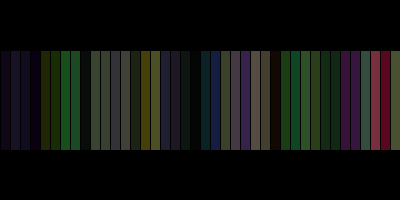
Frame 1 (no input)
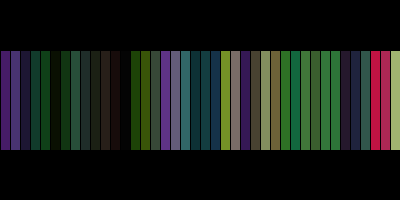
Frame 60 (the mouse pressed at the canvas centre just before this capture)
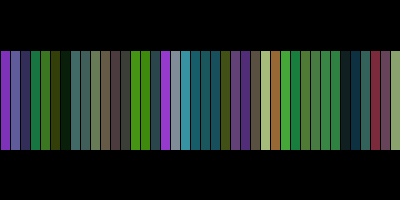
Frame 120 (the mouse held since frame 60 and released just before this capture)

The Processing sketch that drew these frames (run headless with seeded random() and noise(); from frame 60 on, the mouse is pressed at the canvas centre):

// Processing sketch: processing_123391
// ── processing_123391.pde

Rectangle[] rects; 

void setup() {
  size(400,200);
  rects = new Rectangle[100];
  for(int i = 0; i < 100; i++) {
    rects[i] = new Rectangle(i*10, 50);
  }
  smooth();
}

void draw() {
  background(0);  
  for(int i = 0; i < 100; i++) {
    rects[i].glow();
    rects[i].render();
  }
}

class Rectangle{
  
  float x,y;
  float alpha;
  float alphaChange;
  color c;
  
  Rectangle(float nx, float ny){
    x = nx;
    y = ny;
    c = color(random(255),random(255),random(255));
    alpha = random(99);
    alphaChange = random(-2,2);
  }
  
  void glow(){
    alpha  += alphaChange; 
    if(alpha <= 1 || alpha > 200)alphaChange*=-1;
  }
  
  void render(){
    fill(c,alpha);
    rect(x,y,20,100);
  }
}
